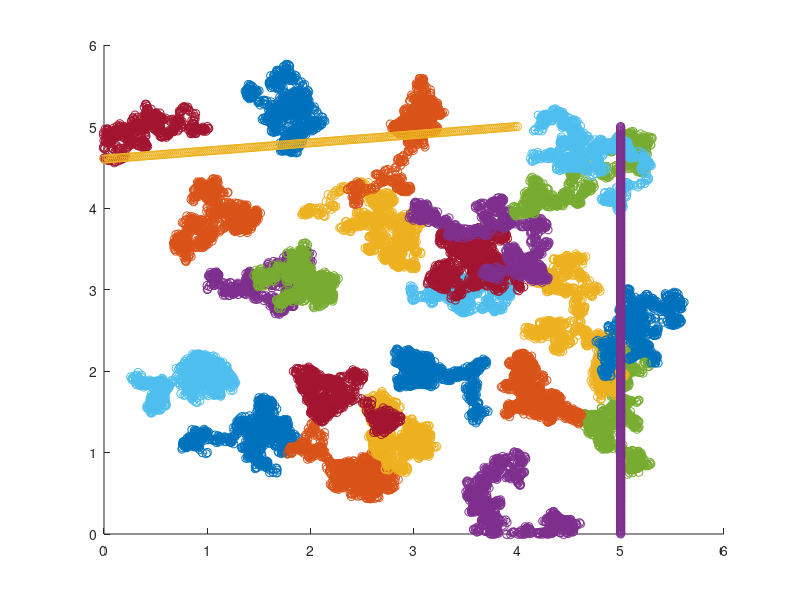

MATLAB code for this plot: (Note: this script raises an error after producing the figure.)
clc;
clear;
addpath('/Users/jameslondon/Documents/Fishel Lab/Albus/Albus 4/Tracking');

%% GENERATE POSITIONS
durration = 1200;
positions = cell(durration,1);
positions{1} = [repmat(1:5,1,5)',imresize(1:5,[1 25],'nearest')'];
for f=2:durration
    positions{f} = positions{f-1} + [[randn(1,23)/50 -.02 0]', [randn(1,23)/50 -.002 -.01]'] ;
end

%% PLOT REAL TRACKS
figure(1)
cla;
axis([0 6 0 6]);
hold on;
for i=1:size(positions{1},1)
    track = zeros(durration,2);
    for f=1:size(positions,1)
        track(f,:) = positions{f}(i,:);
    end
    plot(track(:,1),track(:,2),'o-');
end
hold off;



%% GRAPH THEORY
maxDist = .7;

tracks = triTrackTracking( positions, maxDist );

%% PLOT the FOUND TRACKS
figure(4)
cla;
axis([0 6 0 6]);
hold on;
for i=1:size(tracks,1)
    pos = cell2mat(tracks.Positions(i));
    plot(pos(:,1),pos(:,2),'o-');
end
hold off;
